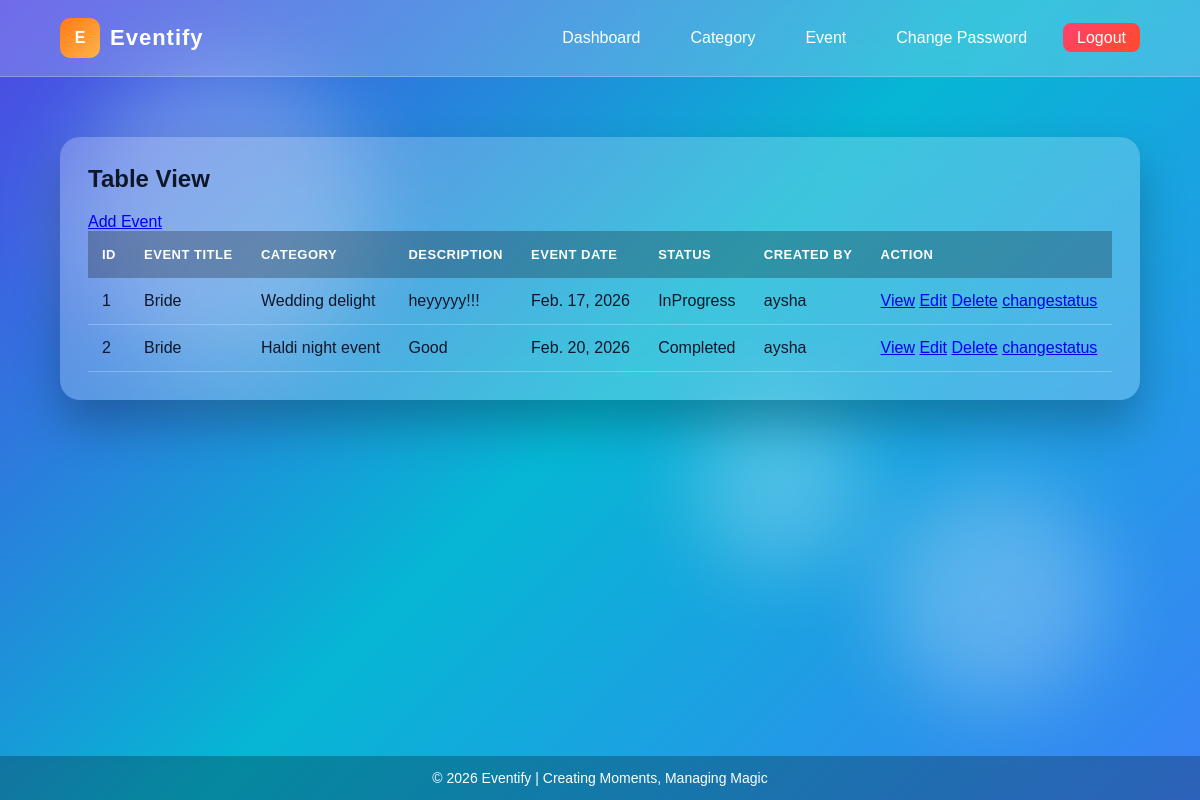
Screenshot of /eventlist/ (signed in) with the database file from the repository.
### event/models.py (models this page shows, shortened)
class EventModel(models.Model):
    event_title=models.CharField(max_length=100,null=True)
    category=models.ForeignKey(CategoryModel,on_delete=models.CASCADE,null=True)
    description=models.TextField(null=True)
    event_date=models.DateField(null=True)
    STATUS=[
        ('NotStarted','NotStarted'),
        ('InProgress','InProgress'),
        ('Completed','Completed'),
    ]
    status=models.CharField(choices=STATUS,max_length=100,null=True)
    created_by=models.ForeignKey(EventUserModel,on_delete=models.CASCADE,null=True)

class CategoryModel(models.Model):
    name=models.CharField(max_length=100,null=True)
    def __str__(self):
        return self.name

class EventUserModel(AbstractUser):
    full_name=models.CharField(max_length=100,null=True)
    profile_image=models.ImageField(upload_to='pics',null=True)
    USER_TYPES=[
        ('Admin','Admin'),
        ('Creator','Creator'),
    ]
    user_types=models.CharField(choices=USER_TYPES,max_length=100,null=True)
    def __str__(self):
        return self.username

### event/views.py (the view)
# urls.py: path('eventlist/', eventPage, name="event"),
def eventPage(request):
    user=request.user
    if user.user_types == "Admin":
        data=EventModel.objects.all()
    else:
        data=EventModel.objects.filter(created_by=user)
    return render(request, "event/eventlist.html", {'data':data})

### event/templates/event/eventlist.html (shortened to what this page needs)
{% extends 'master/base.html' %}
{% block body %}
        <div class="card">
            <h2>Table View</h2>
            <table>
                <thead>
                    <a href="{% url 'addevent' %}">Add Event</a>
                    <tr>
                        <th>ID</th>
                        <th>Event title</th>
                        <th>Category</th>
                        <th>Description</th>
                        <th>Event date</th>
                        <th>Status</th>
                        <th>Created by</th>
                        <th>Action</th>
                    </tr>
                </thead>
                <tbody>
                    {% for i in data %}
                    <tr>
                        <td>{{forloop.counter}}</td>
                        <td>{{i.event_title}}</td>
                        <td>{{i.category}}</td>
                        <td>{{i.description}}</td>
                        <td>{{i.event_date}}</td>
                        <td>{{i.status}}</td>
                        <td>{{i.created_by}}</td>
                        <td>
                            <a href="{% url 'view' i.id %}">View</a>
                            <a class=edit href="{% url 'editevent' i.id %}">Edit</a>
                            <a class=delete href="{% url 'deleteevent' i.id %}">Delete</a>
                            <a class=change-status href="{% url 'changestatus' i.id %}">changestatus</a>
                        </td>
                    </tr>
                   {% endfor %}
                </tbody>
            </table>
        </div>
{% endblock body %}

### event/templates/master/base.html (style rules this page uses)
* { margin:0; padding:0; box-sizing:border-box; font-family:'Poppins',sans-serif; }
body { min-height:100vh; background: linear-gradient(135deg,#4f46e5,#06b6d4,#3b82f6); color:#ffffff; overflow-x:hidden; display:flex; flex-direction:column; }
.card { background:rgba(255,255,255,0.22); backdrop-filter:blur(18px); border-radius:20px; padding:28px; box-shadow:0 25px 45px rgba(0,0,0,0.25); animation:fadeIn .4s ease; }
.card h2 { margin-bottom:20px; font-size:24px; color:#0f172a; }
table { width:100%; border-collapse:collapse; }
thead { background:rgba(0,0,0,0.25); }
thead th { padding:16px 14px; text-transform:uppercase; font-size:13px; letter-spacing:0.5px; color:#ffffff; text-align:left; }
tbody td { padding:14px; border-bottom:1px solid rgba(255,255,255,0.25); color:#0f172a; font-weight:500; }

### rows the page displays
EventModel: event_title "Bride", category "Wedding delight", description "heyyyyy!!!", event_date "Feb. 17, 2026", status "InProgress", created_by "aysha"
EventModel: event_title "Bride", category "Haldi night event", description "Good", event_date "Feb. 20, 2026", status "Completed", created_by "aysha"
